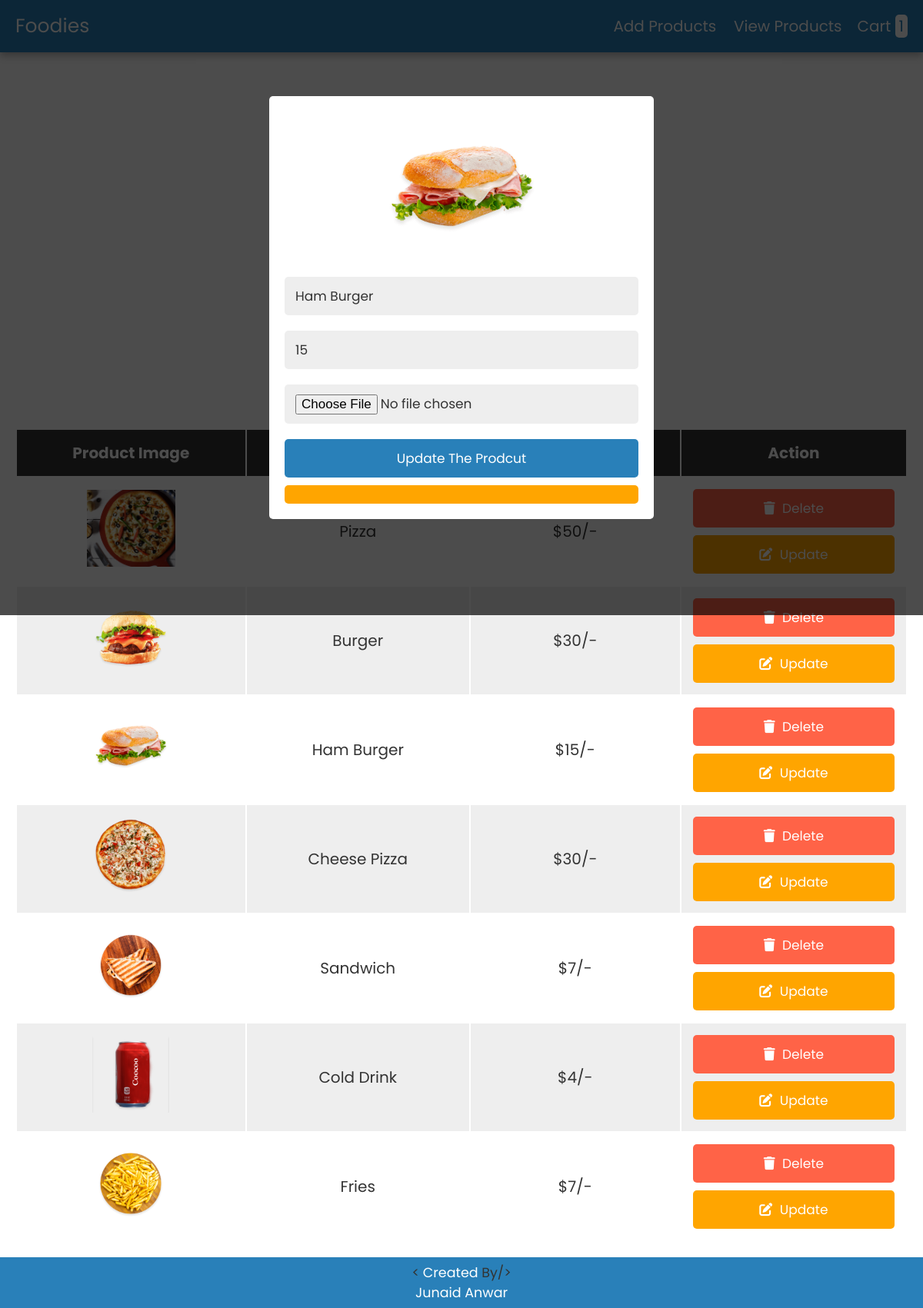
The app's page /admin.php?edit=4 (signed in) with its own data.
### tables this page shows
CREATE TABLE `products` (
  `id` int(11) NOT NULL,
  `name` varchar(50) NOT NULL,
  `price` varchar(100) NOT NULL,
  `image` varchar(255) NOT NULL
);

### admin.php (the view, shortened to what this page needs)
<?php
@include 'config.php';
?>
<!DOCTYPE html>
<html lang="en">
<head>
    <link rel="stylesheet" href="https://cdnjs.cloudflare.com/ajax/libs/font-awesome/6.0.0/css/all.min.css">
    <link rel="stylesheet" href="css/style.css">
</head>
<body>
    <?php include 'header.php';
?>
<div class="container">
    <section>
    <form action="" method="post" class="add-product-form" enctype="multipart/form-data">
        <h3>Add a New Product</h3>
    </form>
    </section>
    <section class="display-product-table">
    <table>
        <thead>
            <th>Product Image</th>
            <th>Product Name</th>
            <th>Product Price</th>
            <th>Action</th>
        </thead>
        <tbody>
        <?php
            $select_products=mysqli_query($conn,"SELECT * FROM `products`");
            if(mysqli_num_rows($select_products) > 0){
            while($row=mysqli_fetch_assoc($select_products)){
        ?>
            <tr>
                <td><img src="uploaded_img/<?php echo $row['image']; ?>" height="100" alt=""></td>
                <td><?php echo $row['name']?></td>
                <td>$<?php echo $row['price']?>/-</td>
                <td>
                    <a href="admin.php?delete=<?php echo $row['id']; ?>" class="delete-btn"
                        onclick="return confirm('are your sure you want to delete this?');"> <i
                            class="fas fa-trash"></i> delete </a>
                    <a href="admin.php?edit=<?php echo $row['id']; ?>" class="option-btn"> <i
                            class="fas fa-edit"></i> update </a>
                </td>
            </tr>
        <?php
                };
            }else{
                echo "<div class='empty'>no product added</div>";
            }
        ?>
        </tbody>
    </table>
    </section>
    <section class="edit-form-container">
        <?php
            if(isset($_GET['edit'])) {
                $edit_id = $_GET['edit'];
                $sql="SELECT * FROM `products` WHERE id = $edit_id";
                $result = mysqli_query($conn,$sql);
                if(mysqli_num_rows($result)>0){
                    while($fetch_edit=mysqli_fetch_assoc($result)){
        ?>
            <form action="updated.php" method="post" enctype="multipart/form-data">
                <img src="uploaded_img/<?php echo $fetch_edit['image']; ?>" height="200" alt="">
                <input type="text" class="box" required name="update_p_name" value="<?php echo $fetch_edit['name']; ?>">
                <input type="number" min="0" class="box" name="update_p_price" value="<?php echo
                $fetch_edit['price']; ?>">
                <input type="file" class="box" name="update_p_image" accept="image/png, image/jpg, image/jpeg">
                <input type="submit" value="update the prodcut" name="update_product" class="btn">
                <button type="reset" value="cancel" id="close-edit" class="option-btn">
            </form>
        <?php
                };
            };
        };
        ?>
    </section>
</div>
</body>
</html>

### css/style.css (style rules this page uses)
:root { --blue:#2980b9; --red:tomato; --orange:#ffa500; --black:#333; --white:#fff; --bg-color:#eee; --dark-bg:rgba(0,0,0,.7); --box-shadow:0 .5rem 1rem rgba(0,0,0,.1); --border:.1rem solid #999; }
* { font-family: 'Poppins', sans-serif; margin:0; padding:0; box-sizing: border-box; outline: none; border:none; text-decoration: none; text-transform: capitalize; }
html { font-size: 62.5%; overflow-x: hidden; }
.container { max-width: 1200px; margin:0 auto; }
section { padding:2rem; }
.btn, .option-btn, .delete-btn { display: block; width: 100%; text-align: center; background-color: var(--blue); color:var(--white); font-size: 1.7rem; padding:1.2rem 3rem; border-radius: .5rem; cursor: pointer; margin-top: 1rem; }
.option-btn i, .delete-btn i { padding-right: .5rem; }
.option-btn { background-color: var(--orange); }
.delete-btn { margin-top: 0; background-color: var(--red); }
.footer { background-color: var(--blue); display: flex; align-items: center; flex-direction: column; width: 100%; padding: 7px; color:var(--white); }
.add-product-form { max-width: 50rem; background-color: var(--bg-color); border-radius: .5rem; padding:2rem; margin:0 auto; margin-top: 7rem; }
.add-product-form h3 { font-size: 2.5rem; margin-bottom: 1rem; color:var(--black); text-transform: uppercase; text-align: center; }
.display-product-table table { width: 100%; text-align: center; }
.display-product-table table thead th { padding:1.5rem; font-size: 2rem; background-color: var(--black); color:var(--white); }
.display-product-table table td { padding:1.5rem; font-size: 2rem; color:var(--black); }
.display-product-table table td:first-child { padding:0; }
.display-product-table table tr:nth-child(even) { background-color: var(--bg-color); }
.edit-form-container { position: fixed; top:0; left:0; z-index: 1100; background-color: var(--dark-bg); padding:2rem; align-items: center; justify-content: center; min-height: 100vh; width: 100%; display: none; }
.edit-form-container form { width: 50rem; border-radius: .5rem; background-color: var(--white); text-align: center; padding:2rem; }
.edit-form-container form .box { width: 100%; background-color: var(--bg-color); border-radius: .5rem; margin:1rem 0; font-size: 1.7rem; color:var(--black); padding:1.2rem 1.4rem; text-transform: none; }

### records on screen
products: image (picture), name "Pizza", price "50"
products: image (picture), name "Burger", price "30"
products: image (picture), name "Ham Burger", price "15", update_p_name "Ham Burger", update_p_price "15"
products: image (picture), name "Cheese Pizza", price "30"
products: image (picture), name "Sandwich", price "7"
products: image (picture), name "Cold Drink", price "4"
products: image (picture), name "Fries", price "7"

### other values on screen
$row_count "1"
